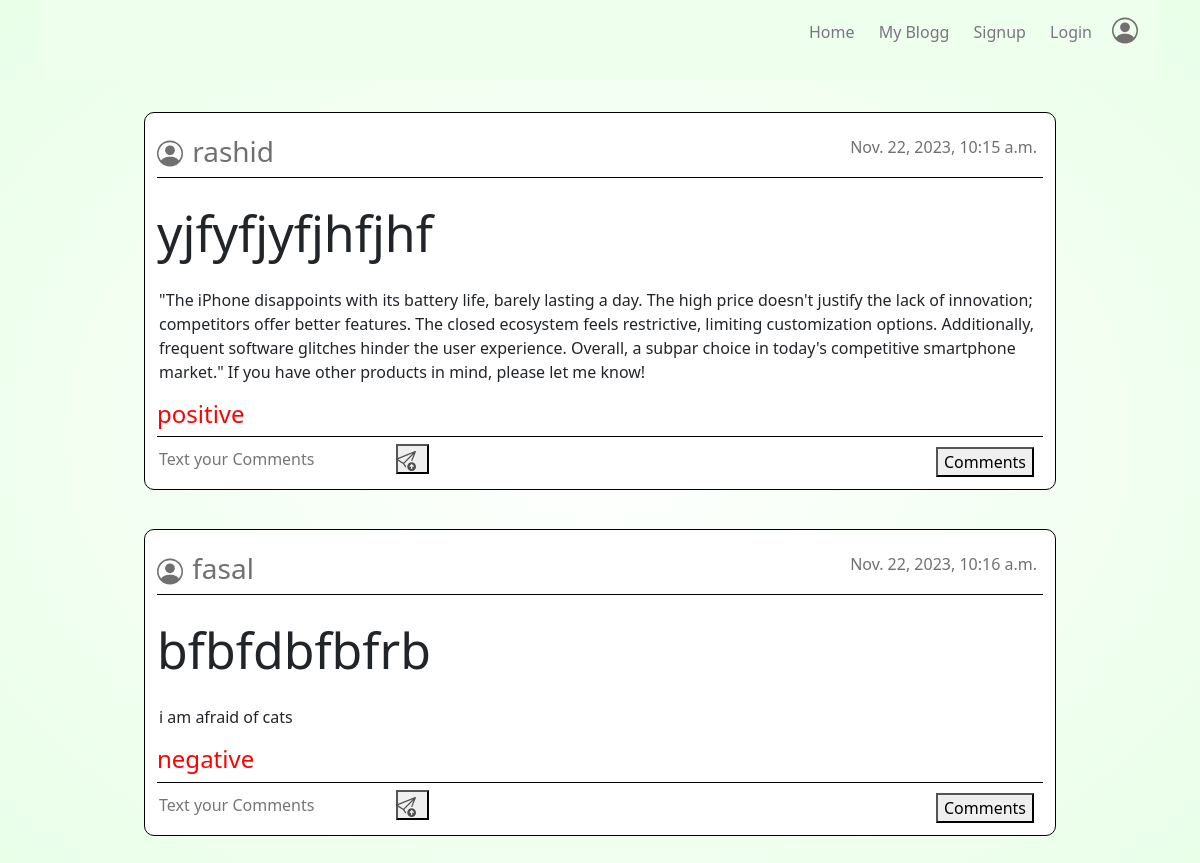
The page / on the database its author committed.
### app1/models.py (models this page shows, shortened)
class Post(models.Model):
    title = models.CharField(max_length=255)
    content = models.TextField()
    author = models.ForeignKey(CustomUser, on_delete=models.CASCADE)
    created_at = models.DateTimeField(auto_now_add=True)
    sentiment = models.CharField(max_length=255)

class CustomUser(AbstractUser):
    place = models.CharField(max_length=25)

### app1/views.py (the view)
def index(request):
    all_posts = Post.objects.all()
    comments_for_posts = {post.id: Comment.objects.filter(post=post) for post in all_posts}
    for post in all_posts:
        post.comments = comments_for_posts.get(post.id, [])
    bloggs = {'posts': all_posts}
    return render(request, 'index.html', bloggs)

### app1/templates/index.html (shortened to what this page needs)
{% load static %}
<!doctype html>
<html lang="en">
<head>
  <link rel="stylesheet" href="{% static 'css/style.css' %}">
  <link href="https://cdn.jsdelivr.net/npm/bootstrap@5.3.2/dist/css/bootstrap.min.css" rel="stylesheet">
</head>
<body>
    <div class="header">
        <div class="container">
            <div class="navbar11">
                <nav>
                    <ul>
                        <li><a href="{% url 'index' %}">Home</a></li>
                        <li><a href="{% url 'mybloggs' %}">My Blogg</a></li>
                        <li><a href="{% url 'signup' %}">Signup</a></li>
                        <li><a href="{% url 'logging' %}">Login</a></li>
                    </ul>
                </nav>
                <a href="{% url 'profile' %}" class="nav_dp">
                </a>
            </div>
            {% block condent %}
            <div class="row">
                {% for post in posts %}
                <div class="cols_1">
                    <div class="post_header">
                        <h3 class="user_dtls">{{ post.author.username }}</h3>
                        <p class="post_time">{{ post.created_at }}</p>
                    </div>
                 <h1>{{ post.title }}</h1>
                 <P>{{ post.content }}</P>
                 <h4 style="color: red;">{{ post.sentiment }}</h4>
                 <div class="postfooter">
                    <form action="{% url 'add_comment' %}" method="post">
                        <input type="text" placeholder="Text your Comments" class="com_input" name="comment_text">
                        <button type="submit"></button>
                    </form>
                    <button class="com_link" onclick="toggleComments('{{ post.id }}')">Comments</button>
                 </div>
                </div>
                {% endfor %}
            </div>
            {% endblock condent %}
        </div>
    </div>
</body>

### static/css/style.css (style rules this page uses)
body { margin: 0; padding: 0; font-family: 'Poppins', sans-serif; }
.navbar11 { display: flex; align-items: center; padding: 20px; position: sticky; top: 0; z-index: 10; background-color: #eeffee; }
nav { flex: 1; text-align: right; }
nav ul { display: inline-block; list-style-type: none; }
nav ul li { display: inline-block; padding-right: 20px; }
li a { text-decoration: none; color: #7b7481; }
.container { max-width: 1300px; margin: auto; }
.row { display: flex; align-items: center; flex-wrap: wrap; justify-content: space-around; padding-top: 32px; }
.cols_1 { flex-basis: 80%; min-width: 300px; background-color: white; border: 1px solid black; border-radius: 10px; position: relative; margin-bottom: 39px; padding-bottom: 15px; }
.user_dtls { display: inline-block; margin-left: 5px; color: #716f6f; }
.post_header { border-bottom: 1px solid black; margin-top: 22px; }
.post_pro { display: inline-block; color: #716f6f; }
.post_time { color: #716f6f; display: inline-block; color: #716f6f; display: inline-block; position: absolute; right: 18px; }
.postfooter { border-top: 1px solid black; padding-top: 7px; }
.com_input { border: none; }
.com_link { text-decoration: none; color: black; text-align: end; position: absolute; right: 21px; margin-top: -27px; }
.com_arrow { width: 30px; height: 20px; color: #4f4d4d; margin-left: -13px; }
.cols_1 h1 { margin-left: 26px; font-size: 50px; line-height: 60px; margin: 25px 0; }
.cols_1 p { margin-left: 2px; }
.header { background: radial-gradient(white, #e9ffe8); }
.bi { width: 26px; height: 27px; margin-top: -8px; }
.nav_dp { width: 26px; height: 27px; margin-top: -11px; color: #726f6f; }

### rows shown on the page
Post: author.username "rashid", created_at "Nov. 22, 2023, 10:15 a.m.", title "yjfyfjyfjhfjhf", content "\"The iPhone disappoints with its battery life, barely lasting a day. The high price doesn't justify the lack of innovation; competitors offer better features. The closed ecosystem feels restrictive, limiting customization options. Additionally, frequent software glitches hinder the user experience. Overall, a subpar choice in today's competitive smartphone market.\" If you have other products in mind, please let me know!", sentiment "positive"
Post: author.username "fasal", created_at "Nov. 22, 2023, 10:16 a.m.", title "bfbfdbfbfrb", content "i am afraid of cats", sentiment "negative"
